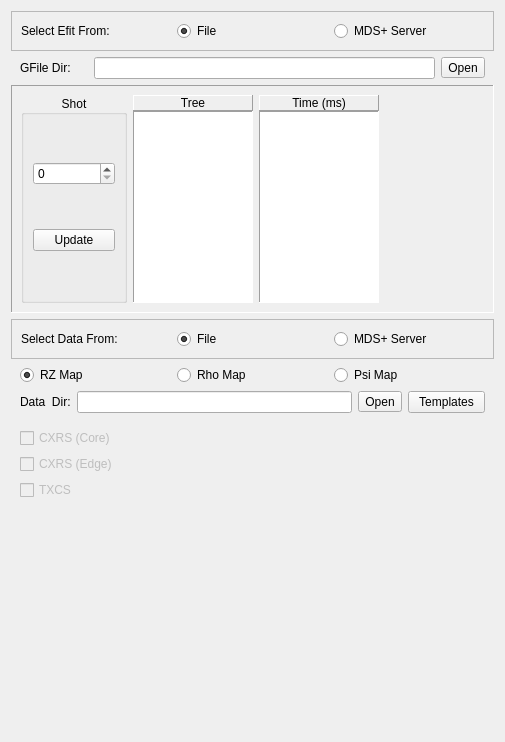
<?xml version="1.0" encoding="UTF-8"?>
<ui version="4.0">
 <class>SelectEfitTi</class>
 <widget class="QWidget" name="SelectEfitTi">
  <property name="geometry">
   <rect>
    <x>0</x>
    <y>0</y>
    <width>505</width>
    <height>742</height>
   </rect>
  </property>
  <property name="windowTitle">
   <string>Form</string>
  </property>
  <layout class="QGridLayout" name="gridLayout_4">
   <item row="2" column="0">
    <widget class="QFrame" name="frame_6">
     <property name="frameShape">
      <enum>QFrame::StyledPanel</enum>
     </property>
     <property name="frameShadow">
      <enum>QFrame::Raised</enum>
     </property>
     <layout class="QGridLayout" name="gridLayout_9">
      <item row="0" column="0">
       <widget class="QLabel" name="label_2">
        <property name="text">
         <string>Select Efit From:</string>
        </property>
       </widget>
      </item>
      <item row="0" column="1">
       <widget class="QRadioButton" name="rbFile_2">
        <property name="text">
         <string>File</string>
        </property>
        <property name="checked">
         <bool>true</bool>
        </property>
       </widget>
      </item>
      <item row="0" column="2">
       <widget class="QRadioButton" name="rbMdsPlus_2">
        <property name="text">
         <string>MDS+ Server</string>
        </property>
       </widget>
      </item>
     </layout>
    </widget>
   </item>
   <item row="3" column="0">
    <widget class="QFrame" name="frame_5">
     <property name="frameShape">
      <enum>QFrame::NoFrame</enum>
     </property>
     <property name="frameShadow">
      <enum>QFrame::Plain</enum>
     </property>
     <layout class="QGridLayout" name="gridLayout_3">
      <property name="margin">
       <number>0</number>
      </property>
      <item row="0" column="0">
       <layout class="QHBoxLayout" name="horizontalLayout_2">
        <property name="leftMargin">
         <number>9</number>
        </property>
        <property name="rightMargin">
         <number>9</number>
        </property>
        <item>
         <widget class="QLabel" name="lGFileDir">
          <property name="sizePolicy">
           <sizepolicy hsizetype="Fixed" vsizetype="Preferred">
            <horstretch>0</horstretch>
            <verstretch>0</verstretch>
           </sizepolicy>
          </property>
          <property name="minimumSize">
           <size>
            <width>68</width>
            <height>0</height>
           </size>
          </property>
          <property name="text">
           <string>GFile Dir:</string>
          </property>
         </widget>
        </item>
        <item>
         <widget class="QLineEdit" name="leGFileDir">
          <property name="dragEnabled">
           <bool>true</bool>
          </property>
         </widget>
        </item>
        <item>
         <widget class="QToolButton" name="tbGFileDir">
          <property name="text">
           <string>Open</string>
          </property>
         </widget>
        </item>
       </layout>
      </item>
     </layout>
    </widget>
   </item>
   <item row="4" column="0">
    <widget class="QFrame" name="frame_4">
     <property name="frameShape">
      <enum>QFrame::Panel</enum>
     </property>
     <property name="frameShadow">
      <enum>QFrame::Sunken</enum>
     </property>
     <layout class="QHBoxLayout" name="horizontalLayout">
      <item>
       <widget class="QGroupBox" name="groupBox">
        <property name="title">
         <string>Shot</string>
        </property>
        <property name="alignment">
         <set>Qt::AlignCenter</set>
        </property>
        <layout class="QGridLayout" name="gridLayout">
         <item row="0" column="0">
          <widget class="SpinBox" name="spbShot">
           <property name="sizePolicy">
            <sizepolicy hsizetype="Expanding" vsizetype="Fixed">
             <horstretch>0</horstretch>
             <verstretch>0</verstretch>
            </sizepolicy>
           </property>
           <property name="maximum">
            <number>100000</number>
           </property>
          </widget>
         </item>
         <item row="1" column="0">
          <widget class="QPushButton" name="bUpdate">
           <property name="text">
            <string>Update</string>
           </property>
          </widget>
         </item>
        </layout>
       </widget>
      </item>
      <item>
       <layout class="QVBoxLayout" name="treeLayout">
        <property name="spacing">
         <number>0</number>
        </property>
        <item>
         <widget class="QLabel" name="lTree">
          <property name="frameShape">
           <enum>QFrame::Panel</enum>
          </property>
          <property name="frameShadow">
           <enum>QFrame::Raised</enum>
          </property>
          <property name="text">
           <string>Tree</string>
          </property>
          <property name="alignment">
           <set>Qt::AlignCenter</set>
          </property>
         </widget>
        </item>
        <item>
         <widget class="QListWidget" name="listTree">
          <property name="sizePolicy">
           <sizepolicy hsizetype="Preferred" vsizetype="Expanding">
            <horstretch>0</horstretch>
            <verstretch>0</verstretch>
           </sizepolicy>
          </property>
          <property name="maximumSize">
           <size>
            <width>120</width>
            <height>16777215</height>
           </size>
          </property>
          <property name="frameShape">
           <enum>QFrame::Panel</enum>
          </property>
         </widget>
        </item>
       </layout>
      </item>
      <item>
       <layout class="QVBoxLayout" name="timeLayout">
        <property name="spacing">
         <number>0</number>
        </property>
        <item>
         <widget class="QLabel" name="lTime">
          <property name="frameShape">
           <enum>QFrame::Panel</enum>
          </property>
          <property name="frameShadow">
           <enum>QFrame::Raised</enum>
          </property>
          <property name="text">
           <string>Time (ms)</string>
          </property>
          <property name="alignment">
           <set>Qt::AlignCenter</set>
          </property>
         </widget>
        </item>
        <item>
         <widget class="QListWidget" name="listTime">
          <property name="sizePolicy">
           <sizepolicy hsizetype="Preferred" vsizetype="Expanding">
            <horstretch>0</horstretch>
            <verstretch>0</verstretch>
           </sizepolicy>
          </property>
          <property name="maximumSize">
           <size>
            <width>120</width>
            <height>16777215</height>
           </size>
          </property>
          <property name="frameShape">
           <enum>QFrame::Panel</enum>
          </property>
         </widget>
        </item>
       </layout>
      </item>
      <item>
       <spacer name="horizontalSpacer">
        <property name="orientation">
         <enum>Qt::Horizontal</enum>
        </property>
        <property name="sizeHint" stdset="0">
         <size>
          <width>34</width>
          <height>20</height>
         </size>
        </property>
       </spacer>
      </item>
     </layout>
    </widget>
   </item>
   <item row="5" column="0">
    <widget class="QFrame" name="frame">
     <property name="frameShape">
      <enum>QFrame::StyledPanel</enum>
     </property>
     <property name="frameShadow">
      <enum>QFrame::Raised</enum>
     </property>
     <layout class="QGridLayout" name="gridLayout_7">
      <item row="0" column="0">
       <widget class="QLabel" name="label">
        <property name="text">
         <string>Select Data From:</string>
        </property>
       </widget>
      </item>
      <item row="0" column="1">
       <widget class="QRadioButton" name="rbFile">
        <property name="text">
         <string>File</string>
        </property>
        <property name="checked">
         <bool>true</bool>
        </property>
       </widget>
      </item>
      <item row="0" column="2">
       <widget class="QRadioButton" name="rbMdsPlus">
        <property name="text">
         <string>MDS+ Server</string>
        </property>
       </widget>
      </item>
     </layout>
    </widget>
   </item>
   <item row="6" column="0">
    <widget class="QFrame" name="frame_2">
     <layout class="QGridLayout" name="gridLayout_2">
      <property name="margin">
       <number>0</number>
      </property>
      <item row="0" column="0">
       <layout class="QHBoxLayout" name="horizontalLayout_4">
        <property name="leftMargin">
         <number>9</number>
        </property>
        <property name="rightMargin">
         <number>9</number>
        </property>
        <item>
         <widget class="QRadioButton" name="rbRZMap">
          <property name="text">
           <string>RZ Map</string>
          </property>
          <property name="checked">
           <bool>true</bool>
          </property>
         </widget>
        </item>
        <item>
         <widget class="QRadioButton" name="rbRhoMap">
          <property name="text">
           <string>Rho Map</string>
          </property>
         </widget>
        </item>
        <item>
         <widget class="QRadioButton" name="rbPsiMap">
          <property name="text">
           <string>Psi Map</string>
          </property>
         </widget>
        </item>
       </layout>
      </item>
      <item row="1" column="0">
       <layout class="QHBoxLayout" name="horizontalLayout_3">
        <property name="leftMargin">
         <number>9</number>
        </property>
        <property name="rightMargin">
         <number>9</number>
        </property>
        <item>
         <widget class="QLabel" name="lDataDir">
          <property name="sizePolicy">
           <sizepolicy hsizetype="Fixed" vsizetype="Preferred">
            <horstretch>0</horstretch>
            <verstretch>0</verstretch>
           </sizepolicy>
          </property>
          <property name="text">
           <string>Data  Dir:</string>
          </property>
         </widget>
        </item>
        <item>
         <widget class="QLineEdit" name="leDataDir">
          <property name="dragEnabled">
           <bool>true</bool>
          </property>
         </widget>
        </item>
        <item>
         <widget class="QToolButton" name="tbData">
          <property name="text">
           <string>Open</string>
          </property>
         </widget>
        </item>
        <item>
         <widget class="QPushButton" name="pbTemplates">
          <property name="maximumSize">
           <size>
            <width>77</width>
            <height>16777215</height>
           </size>
          </property>
          <property name="text">
           <string>Templates</string>
          </property>
         </widget>
        </item>
       </layout>
      </item>
     </layout>
    </widget>
   </item>
   <item row="8" column="0">
    <widget class="QFrame" name="frame_3">
     <layout class="QGridLayout" name="gridLayout_5">
      <item row="2" column="0">
       <widget class="QCheckBox" name="diagnostics3">
        <property name="enabled">
         <bool>false</bool>
        </property>
        <property name="text">
         <string>TXCS</string>
        </property>
       </widget>
      </item>
      <item row="0" column="0">
       <widget class="QCheckBox" name="diagnostics1">
        <property name="enabled">
         <bool>false</bool>
        </property>
        <property name="text">
         <string>CXRS (Core)</string>
        </property>
       </widget>
      </item>
      <item row="1" column="0">
       <widget class="QCheckBox" name="diagnostics2">
        <property name="enabled">
         <bool>false</bool>
        </property>
        <property name="text">
         <string>CXRS (Edge)</string>
        </property>
       </widget>
      </item>
     </layout>
    </widget>
   </item>
   <item row="9" column="0">
    <spacer name="verticalSpacer">
     <property name="orientation">
      <enum>Qt::Vertical</enum>
     </property>
     <property name="sizeHint" stdset="0">
      <size>
       <width>20</width>
       <height>186</height>
      </size>
     </property>
    </spacer>
   </item>
  </layout>
 </widget>
 <customwidgets>
  <customwidget>
   <class>SpinBox</class>
   <extends>QSpinBox</extends>
   <header>spinbox</header>
  </customwidget>
 </customwidgets>
 <resources/>
 <connections/>
</ui>
